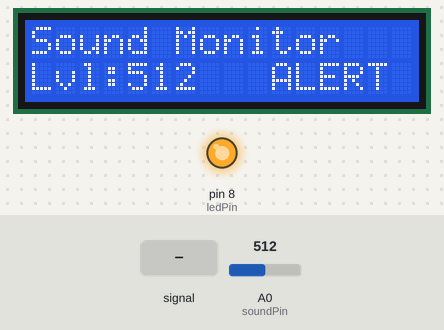
A sketch run on a simulated Arduino Uno, built with avr-gcc and run on an emulated ATmega328P. On the bench: 16×2 character LCD, output pins drawn as LEDs (lit = HIGH). The test bench sets the inputs (shaded band); at power-on: A0 (soundPin) = 512. What the sketch prints to the serial monitor is not drawn.

Above: at 1.2 s.
1.3 s: A0 (soundPin) fed a 1000 Hz sine of ±255 counts around its level
At 1.55 s:
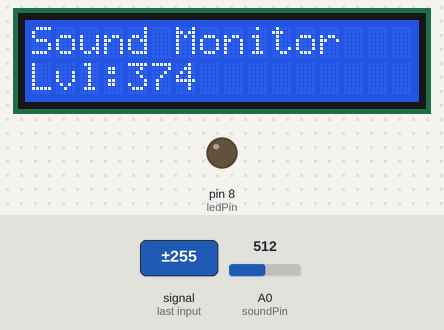
3.6 s: A0 (soundPin) set to 390
At 4.6 s:
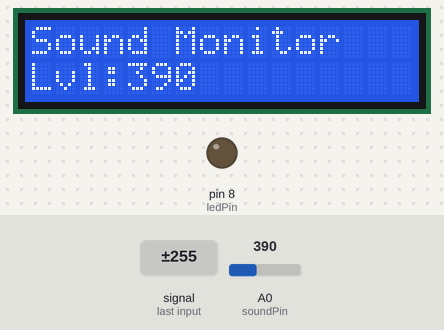
5.1 s: A0 (soundPin) fed a 200 Hz sine of ±81 counts around its level
At 6.1 s:
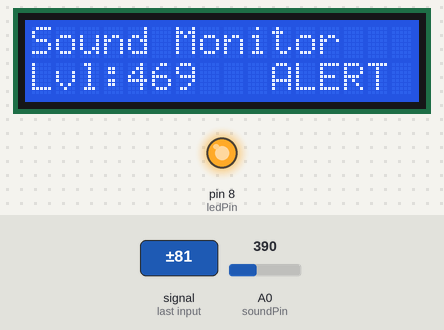
6.6 s: A0 (soundPin) set to 410
At 6.9 s:
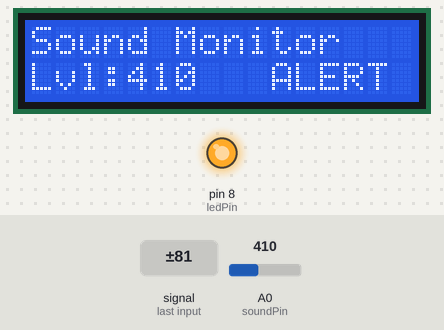
8.1 s: A0 (soundPin) set to 511
At 9.3 s:
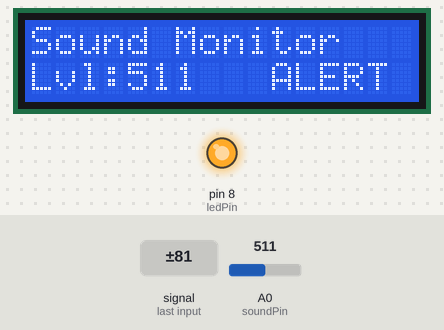
Timing chart, 0 to 10.6 s (numbered marks = the images above; inputs shaded):
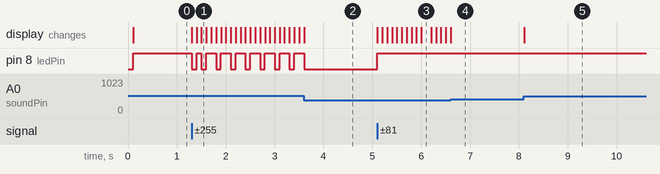

Measured:
- after the input at 1.3 s, pin 8 (ledPin): goes LOW 0.10 s, HIGH 0.10 s, 6 × (LOW 0.10 s, HIGH 0.20 s), LOW 0.10 s, then HIGH, starting at once; the display: first changes at once (image 1 shows a later state)
- after the input at 3.6 s, pin 8 (ledPin): goes on until 3.6 s, then stays LOW
- after the input at 5.1 s, pin 8 (ledPin): LOW → HIGH at once; the display: first changes at once (image 3 shows a later state)
- after the input at 8.1 s, the display: changes at once (image 5)

The sketch:

Lab_E05_Code_1.ino
```cpp
#include <LiquidCrystal.h>                        // library to control LCD

// LiquidCrystal(rs, en, d4, d5, d6, d7)
LiquidCrystal lcd(12, 11, 5, 4, 3, 2);            // create LCD object and define pins

const int soundPin = A0;                          // sound sensor input pin on analog pin A0
const int ledPin = 8;                             // LED output pin on digital pin 8
const int threshold = 400;                        // sound level threshold; for triggering alert

unsigned long previousMillis = 0;                 // remember the last time the sensor was read
const long interval = 100;                        // how often the sensor is read

void setup()
{
  Serial.begin(9600);                             // default serial communication speed 9600 bits per second
  pinMode(ledPin, OUTPUT);                        // set LED pin as output

  lcd.begin(16, 2);                               // LCD initialized with 16 columns and 2 rows
  lcd.clear();                                    // clear LCD screen

  lcd.setCursor(0, 0);                            // move cursor to 0,0 position (column, row)
  lcd.print("Sound Monitor");                     // print on first line
}

void loop()
{
  unsigned long currentMillis = millis();         // time since Arduino started in ms

  if (currentMillis - previousMillis >= interval) // read the sensor if 100 ms passed
  {
    previousMillis = currentMillis;               // update last read time

    int soundValue = analogRead(soundPin);        // read sensor sound

    lcd.setCursor(0, 1);                          // go to second row
    lcd.print("Lvl:");                            // print "Lvl:"
    lcd.print(soundValue);                        // print sound value
    lcd.print("    ");                            // print extra spaces (to erase old digits)

    Serial.print("SOUND:");                       // print "SOUND:"
    Serial.println(soundValue);                   // print sound value

    if (soundValue > threshold)                   // if sound level is higher than threshold
    {
      digitalWrite(ledPin, HIGH);                 // turn LED ON
      lcd.setCursor(10, 1);                       // move cursor near to the end
      lcd.print("ALERT");                         // print "ALERT"
    }
    else                                          // if not, and it is normal
    {
      digitalWrite(ledPin, LOW);                  // turn LED OFF
      lcd.setCursor(10, 1);                       // move cursor near to the end
      lcd.print("     ");                         // print spaces (to erase ALERT)
    }
  }
}
```
